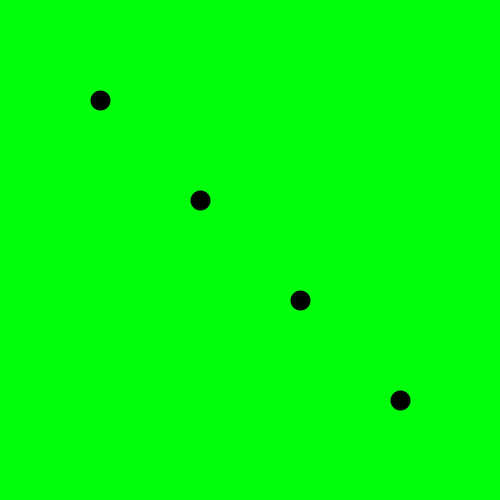
Frame 1 (no input)
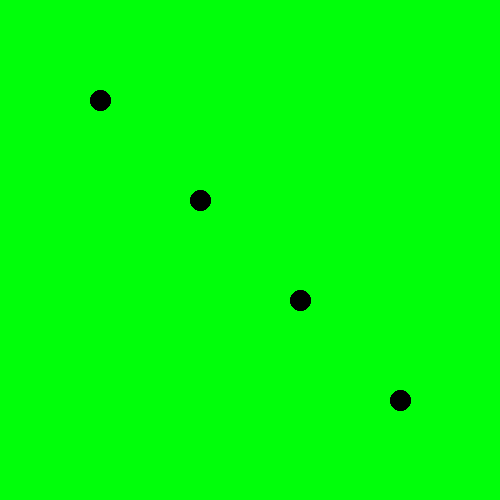
Frame 60 (the mouse pressed at the canvas centre just before this capture)
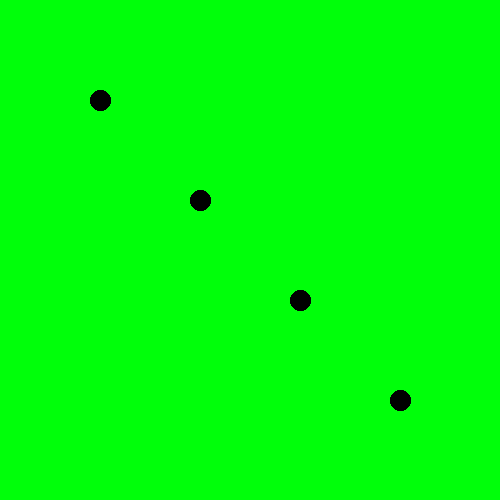
Frame 120 (the mouse held since frame 60 and released just before this capture)

The Processing sketch that drew these frames (run headless with seeded random() and noise(); from frame 60 on, the mouse is pressed at the canvas centre):

// Processing sketch: P_3___Dibujando_Punto__point_
// ── P_3___Dibujando_Punto__point_.pde
/*
 * Hola a todos amigos de Youtube aqui les presento la tercera programacion,
 * en Processing que es como dibujar un Punto en la ventana (Funcion "point").
 * Por favor no te olvides, suscribirte, compartir y si te gusto el video
 * dejar Tu Me Gusta para poder ir creciendo. Saludos
 * Aprendiendo Electronica by Jose Velazquez
 *
 */
 
void setup() {  //Configuracion de la Pantalla e Iniciacion de Librerias.
  size(500, 500); //La Funcion "size" nos permite establecer
                  //el ancho y el alto de la ventana.
  background(#00FF0A); //La Funcion "background" nos permite cambiar
                       //el color de fondo de la ventana que creemos.
}

void draw() { //Ciclo Repetitivo - Codigo a Escribir (Seccion de Grafica)
  strokeWeight(20); //La Funcion "strokeWeight" define el gruesor de nuestro dibujo.
  point(100, 100); //Se dibuja un punto en la coordenada 100 (X) y 100 (Y).
  point(200, 200); //Se dibuja un punto en la coordenada 200 (X) y 200 (Y).
  point(300, 300); //Se dibuja un punto en la coordenada 300 (X) y 300 (Y).
  point(400, 400); //Se dibuja un punto en la coordenada 400 (X) y 400 (Y).
}
